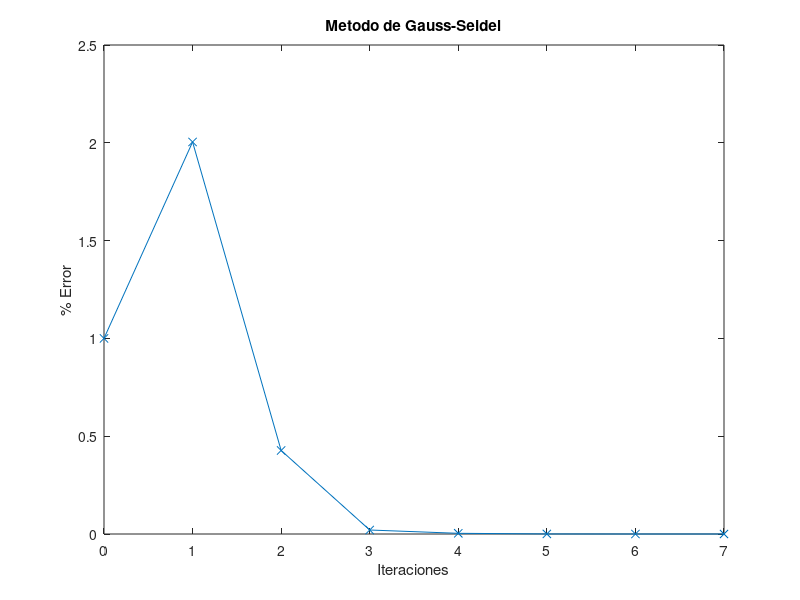

This figure's MATLAB source:
%{
    Metodo de Gauss-Seidel
    Parametros de Entrada
        @param matrizD: matriz de coeficientes
        @param matrizI: vector de terminos independientes
        @param x: valor inicial 
        @param MAXIT: iteraciones maximas
        @param TOL: tolerancia de la respuesta
    
    Parametros de Salida
        @return xAprox: valor aproximado de X
        @return error: porcentaje de error del resultado obtenido
%}

clc;
clear;
warning('off', 'all');

function [xAprox, err] = gaussSeidel(matrizD, matrizI, x, MAXIT, TOL)

  if(estrDiag(matrizD) == 0)
    disp("La matriz no es estrictamente diagonal dominante");
    return;
  else
    L = tril(matrizD, -1);
    D = diag(diag(matrizD));
    U = triu(matrizD, 1);
    b = matrizI';
    iter = 0;
    xAprox = x';
    xAnt = xAprox;
    err = TOL + 1;
    M = L + D;
    inversa = inv(M);
    iterl = [];
    errl = [];

    while(iter < MAXIT)
        xAprox = (-inversa*U*xAnt)+(inversa*b);
        iterl(iter+1) = iter;
        errl(iter+1) = err;
        err = norm(xAprox - xAnt);
        xAnt = xAprox;
        if(err < TOL)
            grafica(iterl, errl);
            return;
        else
            iter = iter + 1;
        endif
    endwhile
    grafica(iterl, errl);
    return;
  endif
endfunction

%{
    Parametros de Entrada
        @param A: matriz a determinar si es tridiagonal dominante o no.

    Parametros de Salida
        @return ft: retorna un valor de 1 o 0 si la matriz es dominante o no.
%}
function ft = estrDiag(A)
  n = length(A);
  m = length(A(1));
  d = 0;

  for(i = 1 : n)
    suma = 0;
    for(j = 1 : m)
      if(i == j)
        d = A(i, j);
      else
        suma = suma + (A(i, j)).^2;
      endif
    endfor

    if abs(d) < sqrt(suma)
      ft = 0;
      return;
    endif
  endfor
  ft = 1;
  return;
endfunction

%{
    Parametros de Entrada
        @param listaValoresX: valores del eje 'x'
        @param listaValoresY: valores del eje 'y'
    
    Parametros de Salida
        @return: Grafico de los datos ingresados
%}
function grafica(listaValoresX, listaValoresY)
    plot(listaValoresX, listaValoresY, 'x-');
    title("Metodo de Gauss-Seidel");
    xlabel("Iteraciones");
    ylabel("% Error");
endfunction

%Valor inicial
x = [0 0 0];
%Iteraciones maximas
MAXIT = 10;
%Tolerancia
TOL = 0.000001;
%Matriz de coeficientes
A = [5 1 1; 1 5 1; 1 1 5];
%Vector de terminos independientes
B = [7 7 7];
%Llamado de la funcion
[xAprox, err] =  gaussSeidel(A, B, x, MAXIT, TOL);
printf("############################################ \n");
printf("Metodo de Gauss-Seidel \n");
printf('xAprox = %f\nxAprox = %f\nxAprox = %f\n%%Error = %d \n', xAprox, err);